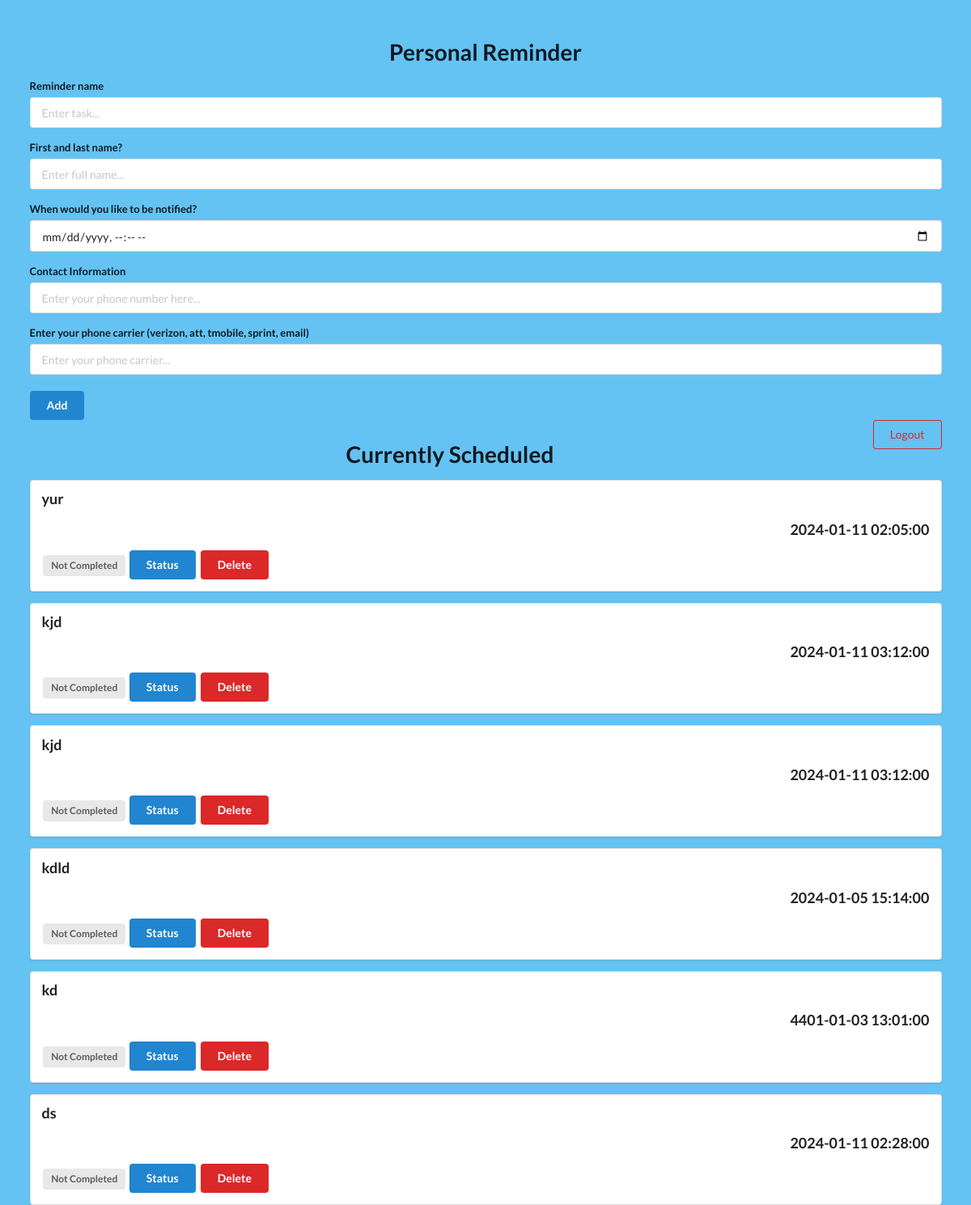
Screenshot of /base (signed in) with the database file from the repository.
### app.py (models this page shows)
class Reminder(db.Model):
    id = db.Column(db.Integer, primary_key=True)
    title = db.Column(db.String(100))
    complete = db.Column(db.Boolean)
    name = db.Column(db.String(100))
    date = db.Column(db.DateTime)
    phone = db.Column(db.String(100))
    user_id = db.Column(db.Integer)

### app.py (the view)
@app.route('/base')
def index():
    all_reminders = Reminder.query.filter_by(user_id = current_user.get_id())
    print(all_reminders)
    return render_template('base.html', all_reminders = all_reminders)

### app.py (called while the page is built)
@login_manager.user_loader
def loader_user(user_id):
    return Users.query.get(user_id)

### templates/base.html (shortened to what this page needs)
<!DOCTYPE html>
<html lang="en">
<head>
    <link rel="stylesheet" href="https://cdn.jsdelivr.net/npm/semantic-ui@2.5.0/dist/semantic.min.css">
</head>
<body style="background-color:#64c3f3">
    <div style =  "margin-top: 50px;" class = "ui container">
    <h1 class = "ui center aligned header">Personal Reminder</h1>
    <form class = "ui form" action="/add" method = "post">
        <div class = "field">
            <label for="title">Reminder name</label>
            <input type="text" name="title" placeholder="Enter task...">
            <br>
        </div>
        <div class = "field">
            <label for="name">First and last name?</label>
            <input type="text" name="name" placeholder="Enter full name...">
            <br>
        </div>
        <div class = "field">
            <label for="date">When would you like to be notified?</label>
            <input type="datetime-local" name="date" placeholder="Enter date and time...">
            <br>
        </div>
        <div class = "field">
            <label for="phone">Contact Information</label>
            <input type="tel" name="phone" placeholder="Enter your phone number here...">
        </div>
        <div class = "field">
            <label for="carrier">Enter your phone carrier (verizon, att, tmobile, sprint, email)</label>
            <input type="text" name="carrier" placeholder="Enter your phone carrier...">
            <br> <br>
            <button class = "ui blue button" type="submit">Add</button>
        </div>
    </form>
    <a class = "ui right floated basic red button" href="/logout">Logout</a>
    <h1 class = "ui center aligned header">Currently Scheduled</h1>
    {% for reminder in all_reminders %}
    <div class="ui segment">
        <p class="ui big header"> {{ reminder.title }} </p>
        <p class="ui big right aligned header"> {{ reminder.date }} </p>
        {% if reminder.complete == False %}
            <span class = "ui gray label">Not Completed</span>
        {% else %}
            <span class = "ui green label">Completed</span>
        {% endif %}
        <a class = "ui blue button" href="/update/{{ reminder.id }}">Status</a>
        <a class = "ui red button" href="/delete/{{ reminder.id }}">Delete</a>
    </div>
    {% endfor %}
</div>
</body>
</html>

### rows the page displays
Reminder: title "yur", date "2024-01-11 02:05:00", complete "Not Completed"
Reminder: title "kjd", date "2024-01-11 03:12:00", complete "Not Completed"
Reminder: title "kjd", date "2024-01-11 03:12:00", complete "Not Completed"
Reminder: title "kdld", date "2024-01-05 15:14:00", complete "Not Completed"
Reminder: title "kd", date "4401-01-03 13:01:00", complete "Not Completed"
Reminder: title "ds", date "2024-01-11 02:28:00", complete "Not Completed"
